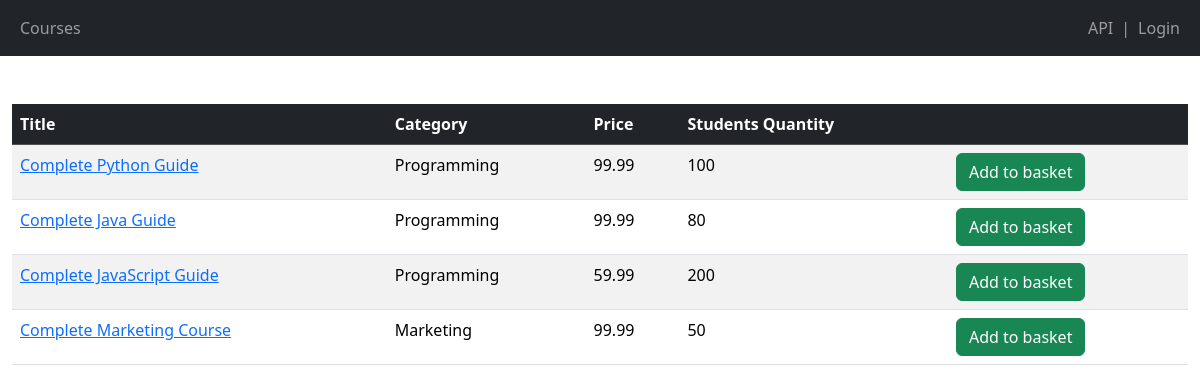
The page / on the database its author committed.
### shop/models.py (models this page shows, shortened)
class Course(models.Model):
    title = models.CharField(max_length=300)
    price = models.FloatField()
    students_qty = models.IntegerField()
    reviews_qty = models.IntegerField()
    is_basket_item = models.BooleanField(default=False)
    category = models.ForeignKey(Category, on_delete=models.CASCADE)
    created_at = models.DateTimeField(default=timezone.now)

class Category(models.Model):
    title = models.CharField(max_length=255)
    created_at = models.DateTimeField(default=timezone.now)
    def __str__(self):
        return self.title

### shop/views.py (the view)
# urls.py: path('', include(api.urls), name='index')
def index(request):
    courses = Course.objects.all()
    if(request.user.is_authenticated):
        basket_items = BasketItem.objects.filter(user=request.user)
        for course in courses:
            for basket_item in basket_items:
                if course.title == basket_item.course.title:
                    course.is_basket_item = True
    return render(request, 'shop/courses.html', {'courses': courses})

### templates/shop/courses.html (shortened to what this page needs)
{% extends 'base.html' %}
{% block content %}
<table class="table mt-5 table-striped table-hover">
    <thead class="table-dark">
        <tr>
            <th>Title</th>
            <th>Category</th>
            <th>Price</th>
            <th>Students Quantity</th>
            <th></th>
        </tr>
    </thead>
    <tbody>
        {% for course in courses %}
        <tr>
            <td>
                <a href="{% url "shop:single_course" course.id %}">{{ course.title }}</a>
            </td>
            <td>{{ course.category }}</td>
            <td>{{ course.price }}</td>
            <td>{{ course.students_qty}}</td>
            {% if course.is_basket_item %}
            <td><button class="btn btn-secondary">Already in basket</button></td>
            {% else %}
            {% if user.is_authenticated %}
            <td><a class="btn btn-success" href="{% url 'shop:add_to_basket' course.id%}">Add to basket</a></td>
            {% else %}
            <td><a class="btn btn-success" href="{% url 'login'%}">Add to basket</a></td>
            {% endif %}
            {% endif %}
        </tr>
        {% endfor %}
    </tbody>
</table>
{% endblock %}

### templates/base.html (shortened to what this page needs)
<!DOCTYPE html>
<html lang="en">
<head>
    <link href="https://cdn.jsdelivr.net/npm/bootstrap@5.3.3/dist/css/bootstrap.min.css" rel="stylesheet">
</head>
<body>
    <nav class="navbar navbar-expand-lg navbar-dark bg-dark">
        <div class="container-fluid">
          <div>
            <ul class="navbar-nav">
              <li class="nav-item">
                <a class="nav-link" href="{% url "shop:index" %}">Courses</a>
              </li>
            </ul>
          </div>
          <div>
            <ul class="navbar-nav">
              <a  class="nav-link" href="/api/v1/">API</a>
              <span class="navbar-text"> | </span>
              {% if user.is_authenticated %}
              <a  class="nav-link" href="{% url 'shop:view_basket' %}">Basket</a>
              <span class="navbar-text"> | {{ user.username }} |</span>
              <li class="nav-item">
                <a class="nav-link" href="{% url 'logout' %}">Logout</a>
              </li>
              {% else %}
              <li class="nav-item">
                <a class="nav-link" href="{% url 'login' %}">Login</a>
              </li>
              {% endif %}
            </ul>
          </div>
        </div>
      </nav>
    <main class="container-fluid">
        {% block content %}
        {% endblock %}
    </main>
</body>
</html>

### rows shown on the page
Course: title "Complete Python Guide", category "Programming", price "99.99", students_qty "100", is_basket_item "Add to basket"
Course: title "Complete Java Guide", category "Programming", price "99.99", students_qty "80", is_basket_item "Add to basket"
Course: title "Complete JavaScript Guide", category "Programming", price "59.99", students_qty "200", is_basket_item "Add to basket"
Course: title "Complete Marketing Course", category "Marketing", price "99.99", students_qty "50", is_basket_item "Add to basket"
